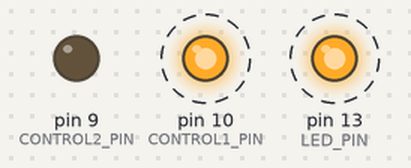
This sketch was run on a simulated Arduino Uno, built with avr-gcc and run on an emulated ATmega328P. Shown: output pins drawn as LEDs (lit = HIGH). Dashed ring = blinking. What the sketch prints to the serial monitor is not drawn.

Above: at 0.5 s.
Timing chart, 0 to 4.6 s (numbered marks = the images above):
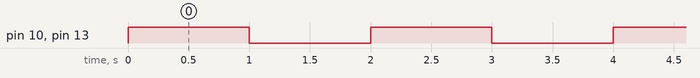

The sketch:

simple_switch_test.ino
```cpp
/* switch states
 *
 *  State #   C1 C2   Behavior
 *        1    L  L   all ports internal terminated
 *        2    L  H   RF2 to RFCOM, RF1 term
 *        3    H  L   RF1 to RFCOM, RF2 term
 *        4    H  H   ???
 *  For current test, I want state 3 - switch RF1; ignore RF2.
 */

const int CONTROL1_PIN = 10;
const int CONTROL2_PIN = 9;
const int LED_PIN = 13;

void setup() {
  pinMode(CONTROL1_PIN, OUTPUT);
  pinMode(CONTROL2_PIN, OUTPUT);
  pinMode(LED_PIN, OUTPUT);

  digitalWrite(CONTROL1_PIN, LOW);
  digitalWrite(CONTROL2_PIN, LOW);
  digitalWrite(LED_PIN, LOW);

  Serial.begin(115200);
  Serial.println("Start switch test");
}

void loop() {
  digitalWrite(CONTROL1_PIN, HIGH);
  digitalWrite(LED_PIN, HIGH);
  delay(1000);
  digitalWrite(CONTROL1_PIN, LOW);
  digitalWrite(LED_PIN, LOW);
  delay(1000);

}
```

Measured:
- by itself, pin 10 (CONTROL1_PIN), pin 13 (LED_PIN): alternates HIGH for 1.0 s and LOW for 1.0 s
